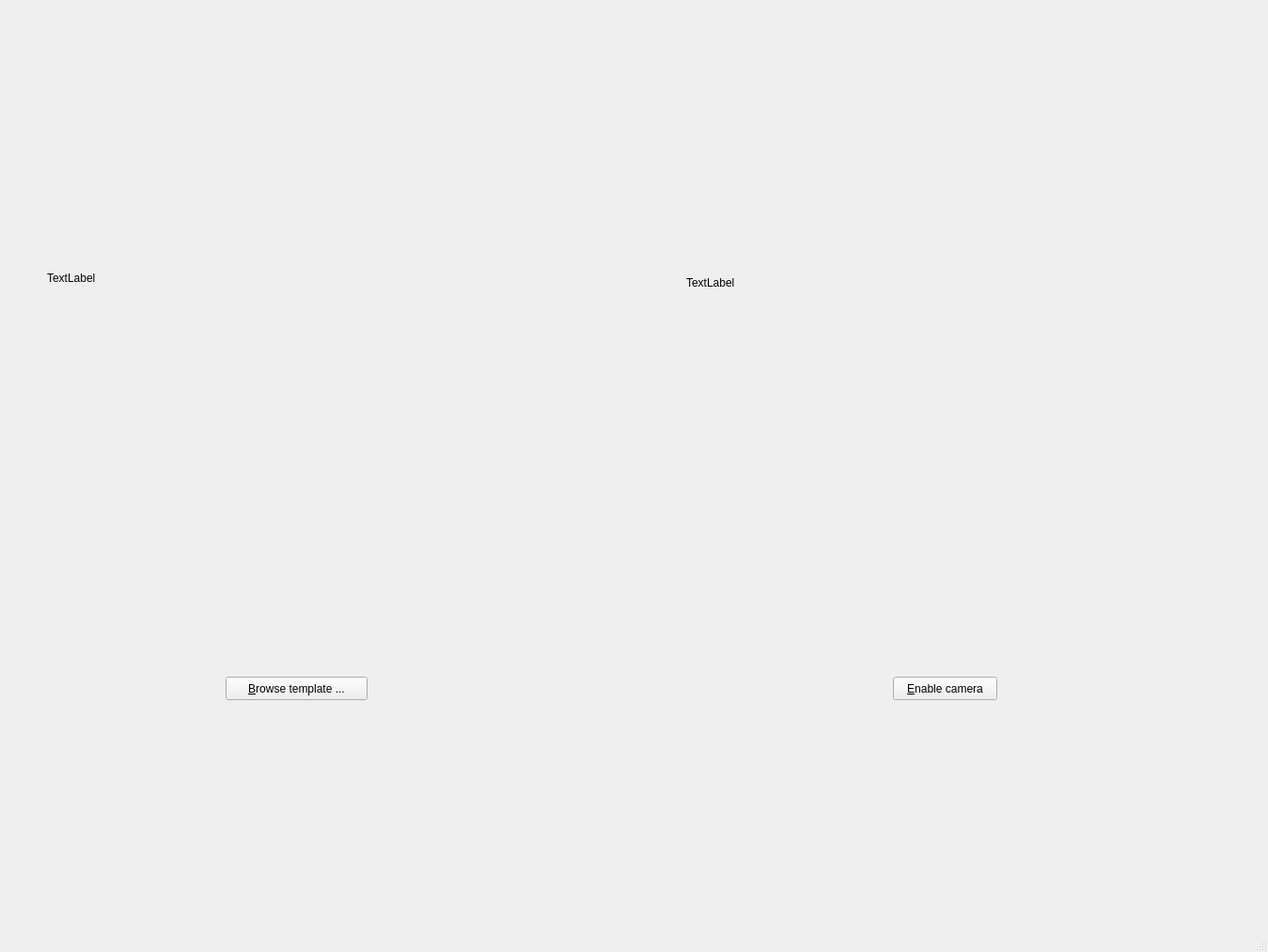
<?xml version="1.0" encoding="UTF-8"?>
<ui version="4.0">
 <class>MainWindow</class>
 <widget class="QMainWindow" name="MainWindow">
  <property name="geometry">
   <rect>
    <x>0</x>
    <y>0</y>
    <width>1349</width>
    <height>1013</height>
   </rect>
  </property>
  <property name="windowTitle">
   <string>SIFT Demo</string>
  </property>
  <widget class="QWidget" name="centralwidget">
   <widget class="QPushButton" name="browse_button">
    <property name="geometry">
     <rect>
      <x>240</x>
      <y>720</y>
      <width>151</width>
      <height>25</height>
     </rect>
    </property>
    <property name="text">
     <string>&amp;Browse template ...</string>
    </property>
   </widget>
   <widget class="QPushButton" name="toggle_cam_button">
    <property name="geometry">
     <rect>
      <x>950</x>
      <y>720</y>
      <width>111</width>
      <height>25</height>
     </rect>
    </property>
    <property name="text">
     <string>&amp;Enable camera</string>
    </property>
   </widget>
   <widget class="QLabel" name="template_label">
    <property name="geometry">
     <rect>
      <x>50</x>
      <y>10</y>
      <width>541</width>
      <height>571</height>
     </rect>
    </property>
    <property name="text">
     <string>TextLabel</string>
    </property>
   </widget>
   <widget class="QLabel" name="live_image_label">
    <property name="geometry">
     <rect>
      <x>730</x>
      <y>10</y>
      <width>591</width>
      <height>581</height>
     </rect>
    </property>
    <property name="text">
     <string>TextLabel</string>
    </property>
   </widget>
  </widget>
  <widget class="QMenuBar" name="menubar">
   <property name="geometry">
    <rect>
     <x>0</x>
     <y>0</y>
     <width>1349</width>
     <height>22</height>
    </rect>
   </property>
  </widget>
  <widget class="QStatusBar" name="statusbar"/>
 </widget>
 <resources/>
 <connections/>
</ui>
